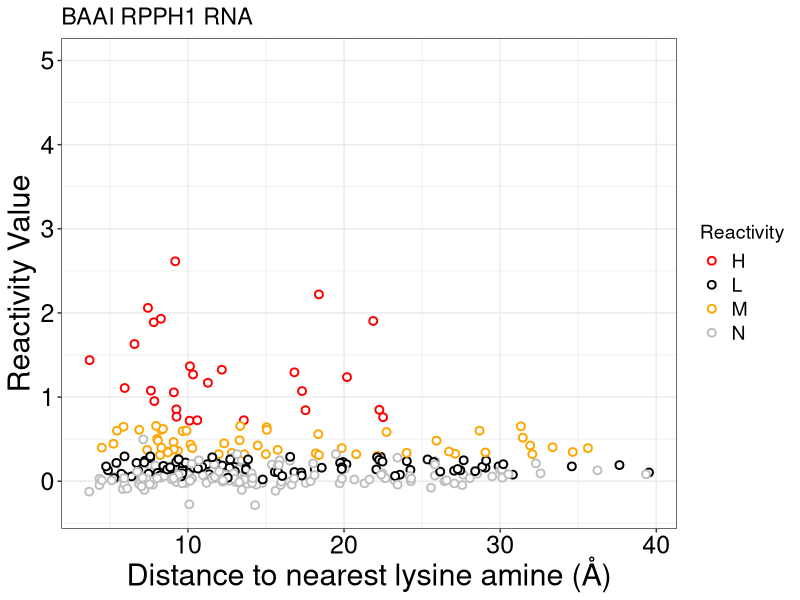
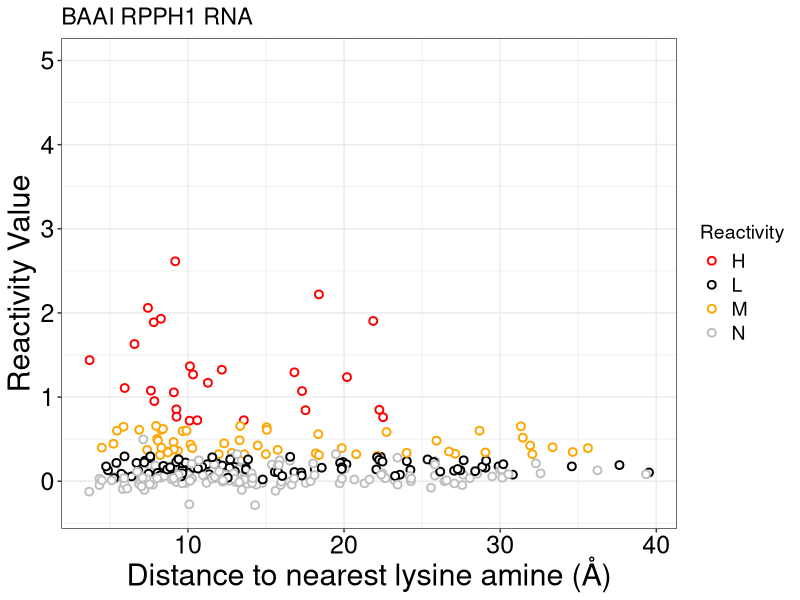

R code for these plots, in order: (Note: this script raises an error after producing the figures.)
library(dplyr)
library(ggplot2)
library(RColorBrewer)
library(pheatmap)
library(dplyr)

vcf <- read.csv("rpph1_reactivity_and_lysdistance.csv",  header = TRUE)
colnames(vcf)

p2 <- ggplot(data = vcf, aes(x = lys_distance, y = BAAI_RMR_Reactivity_value_Fisher, color = BAAI_RMR_Reactivity_Fisher)) +
  geom_point(aes(shape = BAAI_RMR_Reactivity_Fisher), size = 2, stroke = 1, fill = "white") +
  scale_color_manual(values = c("H" = "red", "M" = "orange", "L" = "black", "N" = "gray")) +
  scale_shape_manual(values = c("H" = 21, "M" = 21, "L" = 21, "N" = 21)) +
  theme_bw() +
  ylim(-0.3, 5) +
  labs(x = "Distance to nearest lysine amine (Å)", 
       y = "Reactivity Value",
       title = "BAAI RPPH1 RNA",
       color = "Reactivity",
       shape = "Reactivity") +
  theme(
    text = element_text(size = 14, colour = "black"),
    legend.text = element_text(size = 14, colour = "black"),
    axis.text = element_text(size = 18, colour = "black"),
    axis.title = element_text(size = 22, colour = "black")
  )
p2

ggsave("RPPH1_Reactivity_Lys_distance.svg", plot = p2, width = 7, height = 5, units = "in", dpi = 300)


vcf$dist_to_10 <- abs(vcf$lys_distance - 9.6)

H_dist <- vcf$dist_to_10[vcf$BAAI_RMR_Reactivity_Fisher == "H"]
M_dist <- vcf$dist_to_10[vcf$BAAI_RMR_Reactivity_Fisher == "M"]
L_dist <- vcf$dist_to_10[vcf$BAAI_RMR_Reactivity_Fisher == "L"]
N_dist <- vcf$dist_to_10[vcf$BAAI_RMR_Reactivity_Fisher == "N"]


test_HN <- wilcox.test(H_dist, N_dist, alternative = "less", exact = FALSE)
test_MN <- wilcox.test(M_dist, N_dist, alternative = "less", exact = FALSE)
test_LN <- wilcox.test(L_dist, N_dist, alternative = "less", exact = FALSE)

# 汇总 P 值
p_table <- data.frame(
  Comparison = c("H vs N", "M vs N", "L vs N"),
  p_value = c(test_HN$p.value, test_MN$p.value, test_LN$p.value),
  # 添加显著性标记 (可选)
  significance = c(ifelse(test_HN$p.value < 0.05, "*", "ns"),
                   ifelse(test_MN$p.value < 0.05, "*", "ns"),
                   ifelse(test_LN$p.value < 0.05, "*", "ns"))
)

print(p_table)



# 1. 数据预处理：计算均值并转换格式
plot_data <- vcf %>%
  # 按位点和分组计算均值（代替 geom_bar 的 stat="summary"）
  group_by(site, BAAI_RMR_Reactivity_Fisher) %>%
  summarise(
    reactivity = mean(BAAI_RMR_Reactivity_value_Fisher, na.rm = TRUE),
    distance = mean(lys_distance/30, na.rm = TRUE),
    .groups = "drop"
  ) %>%
  # 转换为长格式，方便 ggplot 识别
  pivot_longer(cols = c(reactivity, distance), names_to = "metric", values_to = "value") %>%
  # 核心步骤：如果是 distance，就将其转为负值，实现向下画图
  mutate(
    value = ifelse(metric == "distance", -value, value),
    # 创建一个用于填充颜色的组合标签
    fill_group = case_when(
      metric == "reactivity" & BAAI_RMR_Reactivity_Fisher == "H" ~ "react_H",
      metric == "reactivity" & BAAI_RMR_Reactivity_Fisher == "M" ~ "react_M",
      metric == "reactivity" & BAAI_RMR_Reactivity_Fisher == "L" ~ "react_L",
      metric == "reactivity" & BAAI_RMR_Reactivity_Fisher == "N" ~ "react_N",
      metric == "distance" & BAAI_RMR_Reactivity_Fisher == "H" ~ "dist_H",
      metric == "distance" & BAAI_RMR_Reactivity_Fisher == "M" ~ "dist_M",
      metric == "distance" & BAAI_RMR_Reactivity_Fisher == "L" ~ "dist_L",
      metric == "distance" & BAAI_RMR_Reactivity_Fisher == "N" ~ "dist_N"
    )
  )

# 2. 定义专属颜色字典（完美保留你原本的两套配色）
custom_colors <- c(
  "react_H" = "red", "react_M" = "orange", "react_L" = "black", "react_N" = "gray",
  "dist_H" = "#0b289d", "dist_M" = "gray", "dist_L" = "gray", "dist_N" = "gray"
)

y_limit <- max(abs(plot_data$value), na.rm = TRUE)
# 提取两个指标的最大绝对值
max_reactivity <- max(abs(plot_data$value[plot_data$metric == "reactivity"]), na.rm = TRUE)
max_distance <- max(abs(plot_data$value[plot_data$metric == "distance"]), na.rm = TRUE)

# 计算缩放比例（例如，让 distance 的幅度与 reactivity 对齐）
scale_factor <- max_reactivity / max_distance
# 3. 修改后的绘图代码：采用图层叠加法解决错位
p <- ggplot() +
  # 图层1：单独绘制正值的 reactivity
  geom_col(
    data = subset(plot_data, metric == "reactivity"),
    mapping = aes(x = site, y = value+0.01, color= fill_group, fill = fill_group),
    width = 0.6,          # 手动设置柱子宽度
    position = position_dodge(width = 0.1), # 设置固定的避让宽度
    show.legend = TRUE
  ) +
  # 图层2：单独绘制负值的 distance
  geom_col(
    data = subset(plot_data, metric == "distance"),
    mapping = aes(x = site, y = value, color= fill_group, fill = fill_group),
    width = 0.6,          # 保持与上方相同的柱子宽度
    position = position_dodge(width = 0.1), # 保持与上方完全相同的避让宽度
    show.legend = TRUE
  ) +
  
  # 颜色映射（因为两个图层都用了 fill，这里统一设置即可）
  scale_fill_manual(values = custom_colors) +
  scale_color_manual(values = custom_colors) +  
  # Y轴设置：让负轴标签显示为正数
  scale_y_continuous(
    limits = c(-1, 3),
    oob = scales::oob_squish,
    breaks = c(
      seq(-1, 0, length.out = 4),  # 负值区（对应 count）
      seq(0, 3, length.out = 5)[-1] # 正值区（对应 reactivity）
    ),
    labels = c(
      paste0(round(abs(seq(-1, 0, length.out = 4)) * 30), "Å"),  # 反向缩放并标注
      round(seq(0, 3, length.out = 5)[-1], 1)  # 原始 reactivity 值
    )
  ) +
  labs(x = "RPPH1", y = "Reactivty and Lys distance", fill = "Metric") +  # 在这里统一设置 y 轴名称
  scale_x_continuous( breaks = c(0, seq(min(vcf$site), max(vcf$site), by = 10)), expand = expansion(mult = 0.01)) +
  theme_bw() +
  theme(    panel.grid.major = element_blank(),
            panel.grid.minor = element_blank(),
            legend.position = "none",
    axis.line = element_line(colour = "black")
  )

# 展示图形
print(p)
ggsave("RPPH1_reactivity_distance.svg", plot = p, width = 10, height = 5, units = "in", dpi = 300)
